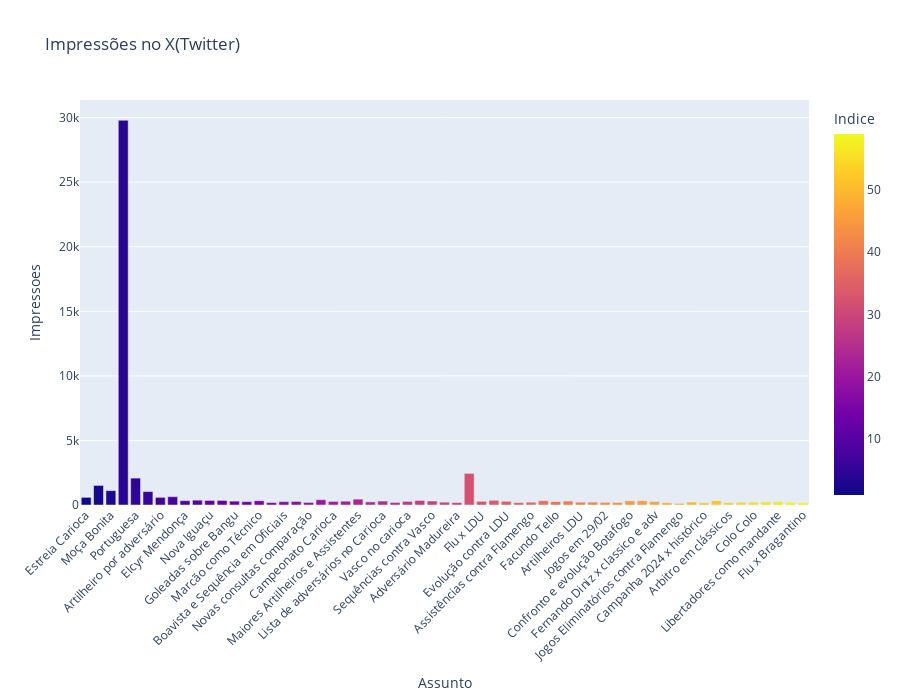

The cell this chart's notebook holds for it:
### Code cell
fig = px.bar(redes, x='Assunto', y='Impressoes', title='Impressões no X(Twitter)', color='Indice')
fig.update_layout(xaxis_tickangle=-45, height=700)
fig.write_html(r"C:\Users\rodli\OneDrive\Documentos\Mestrado\Arquivos\Graficos\Impressoes_X_" + str(data_inicio_titulo) + ".html")
fig.show()

### Figure 1 — Plotly figure (JSON) as saved in the notebook; plotly's stock layout.template omitted (floating-point values rounded to 4 significant figures)
{"data": [{"alignmentgroup": "True", "hovertemplate": "Assunto=%{x}<br>Impressoes=%{y}<br>Indice=%{marker.color}<extra></extra>", "legendgroup": "", "marker": {"color": [1, 2, 3, 4, 5, 6, 7, 8, 9, 10, 11, 12, 13, 14, 15, 16, 17, 18, 19, 20, 21, 22, 23, 24, 25, 26, 27, 28, 29, 30, 31, 32, 33, 34, 35, 36, 37, 38, 39, 40, 41, 42, 43, 44, 45, 46, 47, 48, 49, 50, 51, 52, 53, 54, 55, 56, 57, 58, 59], "coloraxis": "coloraxis", "pattern": {"shape": ""}}, "name": "", "offsetgroup": "", "orientation": "v", "showlegend": false, "textposition": "auto", "type": "bar", "x": ["Estreia Carioca", "Volta Redonda", "Moça Bonita", "Camisa 20", "Portuguesa", "Artilheiros Portuguesa", "Artilheiro por adversário", "Melhores Anos", "Elcyr Mendonça", "Audax e 0 derrotas", "Nova Iguaçu", "Artilheiros Nova Iguaçu", "Goleadas sobre Bangu", "Sequências contra Bangu", "Marcão como Técnico", "Evolução contra Bangu", "Boavista e Sequência em Oficiais", "Artilheiros contra Boavista", "Novas consultas comparação", "Penalties desde 2019", "Campeonato Carioca", "Cartões Carioca", "Maiores Artilheiros e Assistentes", "Retorno ao Maracanã", "Lista de adversários no Carioca", "Artilheiros contra Vasco", "Vasco no carioca", "Ano 2024", "Sequências contra Vasco", "Assistências contra Vasco", "Adversário Madureira", "Adversários que mais jogamos", "Flu x LDU", "Estreias em campeonato Conmebol", "Evolução contra LDU", "Adversários do Equador", "Assistências contra Flamengo", "German Cano contra Flamengo", "Facundo Tello", "Anuncio novas consultas", "Artilheiros LDU", "Eliminatórios por saldo", "Jogos em 29/02", "Artilheiros em mata-mata", "Confronto e evolução Botafogo", "Fernando Diniz", "Fernando Diniz x classico e adv", "Penaltis a favor e contra", "Jogos Eliminatórios contra Flamengo", "Saldo -2 em  jogo eliminatório", "Campanha 2024 x histórico", "Saldo de placar contra Flamengo", "Arbitro em clássicos", "Alianza Lima", "Colo Colo", "Cerro Portenho", "Libertadores como mandante", "Estreia em Brasileiro", "Flu x Bragantino"], "xaxis": "x", "y": [592, 1514, 1113, 29795, 2084, 1040, 590, 645, 335, 374, 352, 355, 299, 261, 330, 188, 261, 274, 198, 410, 276, 294, 454, 239, 307, 200, 278, 353, 309, 220, 196, 2449, 284, 363, 288, 189, 222, 334, 264, 304, 220, 224, 205, 193, 320, 327, 268, 176, 126, 232, 164, 332, 176, 211, 218, 237, 270, 213, 178], "yaxis": "y"}], "layout": {"barmode": "relative", "coloraxis": {"colorbar": {"title": {"text": "Indice"}}, "colorscale": [[0, "#0d0887"], [0.1111, "#46039f"], [0.2222, "#7201a8"], [0.3333, "#9c179e"], [0.4444, "#bd3786"], [0.5556, "#d8576b"], [0.6667, "#ed7953"], [0.7778, "#fb9f3a"], [0.8889, "#fdca26"], [1, "#f0f921"]]}, "height": 700, "legend": {"tracegroupgap": 0}, "title": {"text": "Impressões no X(Twitter)"}, "xaxis": {"anchor": "y", "domain": [0, 1], "tickangle": -45, "title": {"text": "Assunto"}}, "yaxis": {"anchor": "x", "domain": [0, 1], "title": {"text": "Impressoes"}}}}
